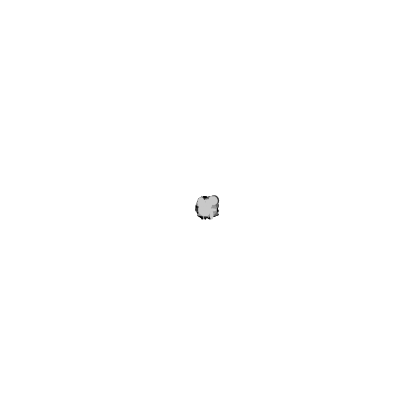
Frame 1 (no input)
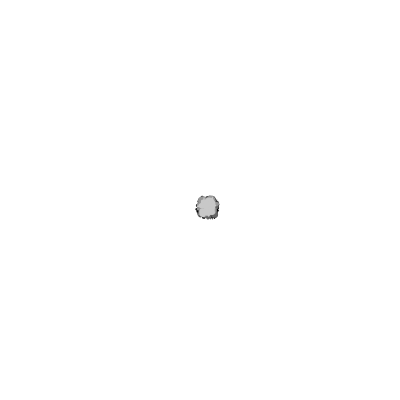
Frame 60 (no input)
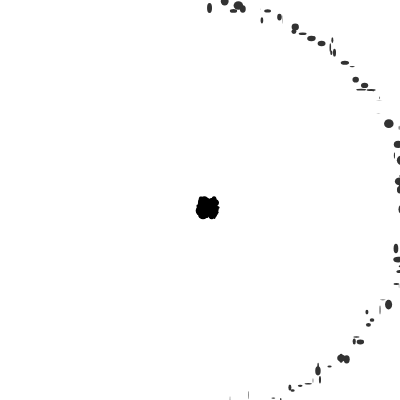
Frame 120 (the mouse pressed at the canvas centre since frame 60)

The p5.js sketch that drew these frames (run headless with seeded random() and noise() and a simulated clock; from frame 60 on, the mouse is pressed at the canvas centre):

// p5.js sketch
// ── sketch.js
let r;

function setup() {
  createCanvas(400, 400);
  r = 150;
}

function draw() {
  r = mouseX;
  background(255);
  noStroke();
  fill(0);
  deg = 360;
  for (let l = 0; l < 5; l++) {
    jazzyCircle(r * l, l, deg / (l + 1));
  }
}

function jazzyCircle(r, l, deg) {
  for (let t = 0; t < deg; t = t + 2) {
    fill(l * 50)
    d = radians(t);
    let x = width / 2 + r * sin(d) + random(0, 15);
    let y = height / 2 + r * cos(d) + random(0, 15);
    ellipse(x, y, random(0, 10), random(0, 10));
  }
}
